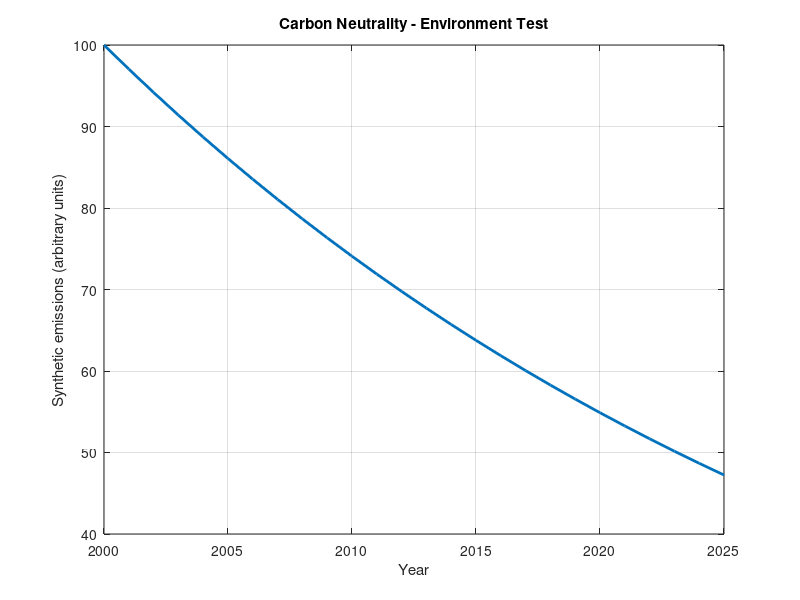

Here is the MATLAB script that generated this plot: (Note: this script raises an error after producing the figure.)
%% Carbon Neutrality Project
% Cross-platform environment verification
%
% Compatible with MATLAB R2025b
% Intended for Linux, Windows, and macOS.

clear;
clc;

fprintf('====================================\n');
fprintf('CARBON NEUTRALITY - ENVIRONMENT TEST\n');
fprintf('====================================\n\n');

%% 1. MATLAB version

fprintf('MATLAB Version: %s\n', version);
fprintf('Operating System: %s\n', computer);

%% 2. Numerical computation

A = [1 2 3;
     4 5 6;
     7 8 10];

b = [1; 2; 3];

x = A\b;

residual = norm(A*x-b);

fprintf('\nNumerical residual: %.4e\n', residual);

assert(residual < 1e-12, ...
    'Numerical verification failed.');

%% 3. Basic time-series calculation

years = (2000:2025)';

% Synthetic test data, not actual emissions.
emissions = 100 * exp(-0.03 * (years - 2000));

assert(all(emissions > 0), ...
    'Emissions must remain positive.');

assert(all(diff(emissions) < 0), ...
    'Synthetic emissions must decrease.');

fprintf('Synthetic time-series test: PASSED\n');

%% 4. Plotting and export

fig = figure('Visible','off');

plot(years, emissions, 'LineWidth', 2);

xlabel('Year');
ylabel('Synthetic emissions (arbitrary units)');
title('Carbon Neutrality - Environment Test');

grid on;

outputFile = fullfile(tempdir, ...
    'carbon_neutrality_environment_test.png');

exportgraphics(fig, outputFile, 'Resolution', 150);

assert(isfile(outputFile), ...
    'Figure export failed.');

close(fig);

fprintf('Figure export: PASSED\n');
fprintf('Output file: %s\n', outputFile);

fprintf('\nALL ENVIRONMENT TESTS PASSED.\n');
